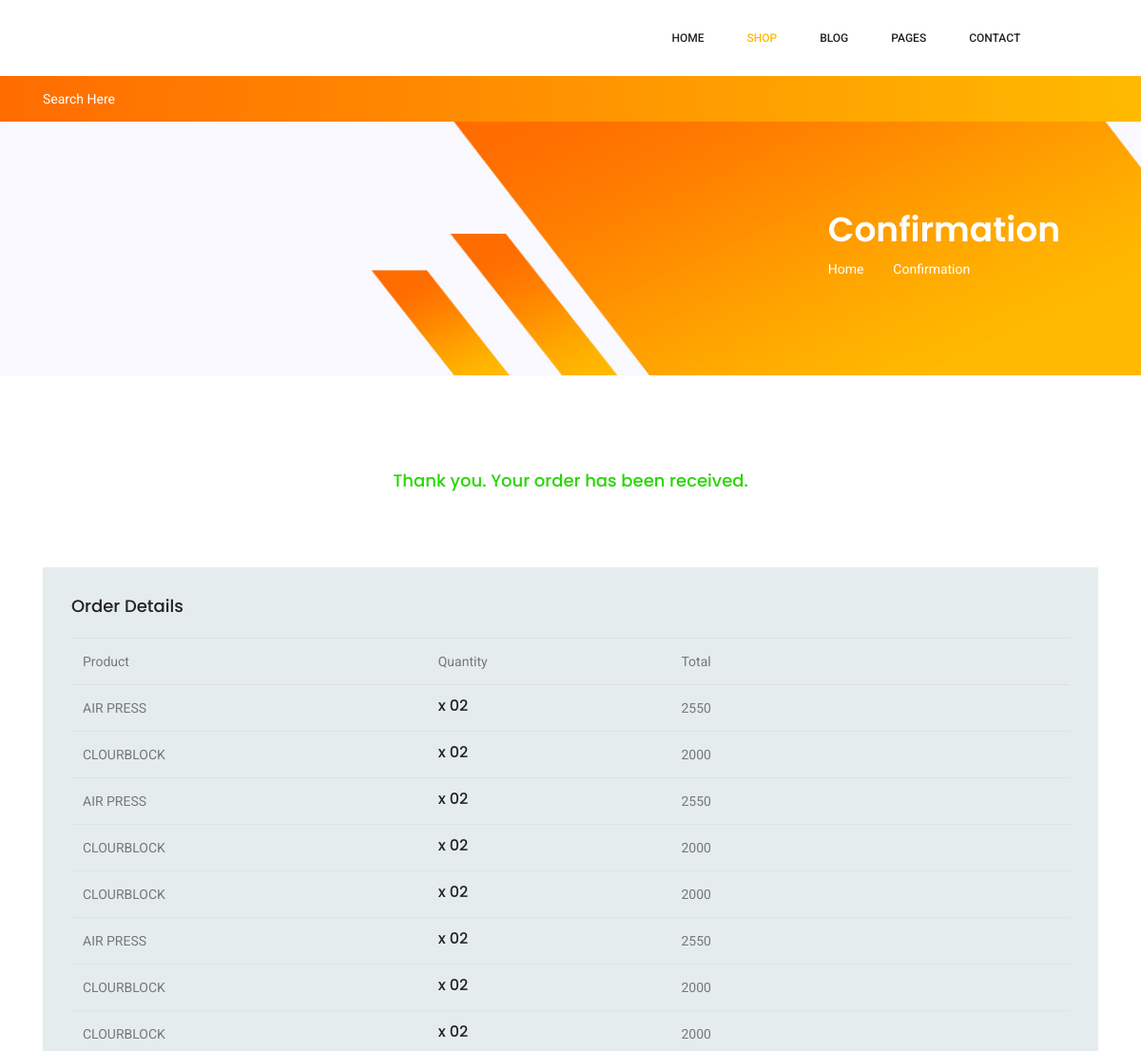
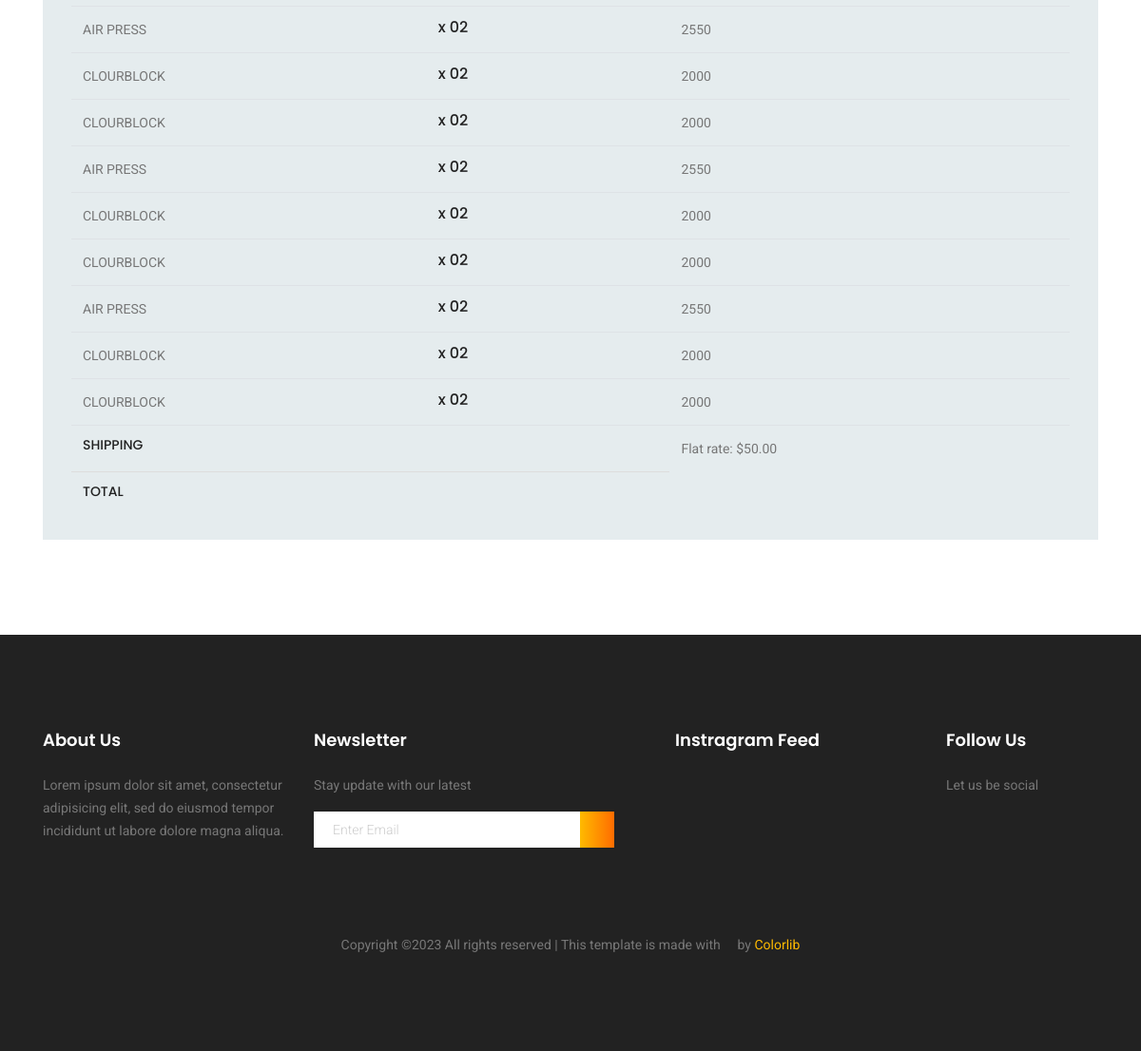
Page /confirmOrder on the committed database (2 pictures, top to bottom).
### app1/models.py (models this page shows)
class Order(models.Model):
        email=models.CharField(max_length=20)
        name=models.CharField(max_length=20)
        address = models.CharField(max_length=100)
        city=models.CharField(max_length=20)
        state=models.CharField(max_length=20)
        zip=models.CharField(max_length=20)
        products=models.CharField(max_length=20,default="Null")
        price=models.IntegerField(default=0)

### app1/views.py (the view)
# urls.py: path('confirmOrder',confirmations,name='confirmOrder')
def confirmations(request):
    order = Order.objects.all()
    return render(request, 'confirmation.html', {'order_entries': order})

### templates/confirmation.html (shortened to what this page needs)
<!DOCTYPE html>
<html lang="zxx" class="no-js">
<head>
		{% load static %}
		<link rel="stylesheet" href="{% static 'linearicons.css' %}">
		<link rel="stylesheet" href="{% static 'owl.carousel.css' %}">
		<link rel="stylesheet" href="{% static 'themify-icons.css' %}">
		<link rel="stylesheet" href="{% static 'font-awesome.min.css' %}">
		<link rel="stylesheet" href="{% static 'nice-select.css' %}">
		<link rel="stylesheet" href="{% static 'nouislider.min.css' %}">
		<link rel="stylesheet" href="{% static 'bootstrap.css' %}">
		<link rel="stylesheet" href="{% static 'main.css' %}">
</head>
<body>
	<header class="header_area sticky-header">
		<div class="main_menu">
			<nav class="navbar navbar-expand-lg navbar-light main_box">
				<div class="container">
					<div class="collapse navbar-collapse offset" id="navbarSupportedContent">
						<ul class="nav navbar-nav menu_nav ml-auto">
							<li class="nav-item"><a class="nav-link" href="index.html">Home</a></li>
							<li class="nav-item submenu dropdown active">
								<a href="#" class="nav-link dropdown-toggle" data-toggle="dropdown" role="button" aria-haspopup="true"
								 aria-expanded="false">Shop</a>
							</li>
							<li class="nav-item submenu dropdown">
								<a href="#" class="nav-link dropdown-toggle" data-toggle="dropdown" role="button" aria-haspopup="true"
								 aria-expanded="false">Blog</a>
							</li>
							<li class="nav-item submenu dropdown">
								<a href="#" class="nav-link dropdown-toggle" data-toggle="dropdown" role="button" aria-haspopup="true"
								 aria-expanded="false">Pages</a>
							</li>
							<li class="nav-item"><a class="nav-link" href="contact.html">Contact</a></li>
						</ul>
						<ul class="nav navbar-nav navbar-right">
							<li class="nav-item"><a href="#" class="cart"><span class="ti-bag"></span></a></li>
							<li class="nav-item">
								<button class="search"><span class="lnr lnr-magnifier" id="search"></span></button>
							</li>
						</ul>
					</div>
				</div>
			</nav>
		</div>
		<div class="search_input" id="search_input_box">
			<div class="container">
				<form class="d-flex justify-content-between">
					<input type="text" class="form-control" id="search_input" placeholder="Search Here">
					<span class="lnr lnr-cross" id="close_search" title="Close Search"></span>
				</form>
			</div>
		</div>
	</header>
	<section class="banner-area organic-breadcrumb">
		<div class="container">
			<div class="breadcrumb-banner d-flex flex-wrap align-items-center justify-content-end">
				<div class="col-first">
					<h1>Confirmation</h1>
					<nav class="d-flex align-items-center">
						<a href="index.html">Home<span class="lnr lnr-arrow-right"></span></a>
						<a href="category.html">Confirmation</a>
					</nav>
				</div>
			</div>
		</div>
	</section>
	<section class="order_details section_gap">
		<div class="container">
			<h3 class="title_confirmation">Thank you. Your order has been received.</h3>
			<div class="order_details_table">
				<h2>Order Details</h2>
				<div class="table-responsive">
					<table class="table">
						<thead>
							<tr>
								<th scope="col">Product</th>
								<th scope="col">Quantity</th>
								<th scope="col">Total</th>
							</tr>
						</thead>
						<tbody>
							{% for order in order_entries%}
							<tr>
								<td>
									<p>{{order.products}}</p>
								</td>
								<td>
									<h5>x 02</h5>
								</td>
								<td>
									<p>{{ order.price }}</p>
								</td>
							</tr>
							{% endfor %}
							<tr>
								<td>
									<h4>Shipping</h4>
								</td>
								<td>
								</td>
								<td>
									<p>Flat rate: $50.00</p>
								</td>
							</tr>
							<tr>
								<td>
									<h4>Total</h4>
								</td>
								<td>
								</td>
							</tr>
						</tbody>
					</table>
				</div>
			</div>
		</div>
	</section>
	<footer class="footer-area section_gap">
		<div class="container">
			<div class="row">
				<div class="col-lg-3  col-md-6 col-sm-6">
					<div class="single-footer-widget">
						<h6>About Us</h6>
						<p>
							Lorem ipsum dolor sit amet, consectetur adipisicing elit, sed do eiusmod tempor incididunt ut labore dolore
							magna aliqua.
						</p>
					</div>
				</div>
				<div class="col-lg-4  col-md-6 col-sm-6">
					<div class="single-footer-widget">
						<h6>Newsletter</h6>
						<p>Stay update with our latest</p>
						<div class="" id="mc_embed_signup">
							<form target="_blank" novalidate="true" action="https://spondonit.us12.list-manage.com/subscribe/post?u=1462626880ade1ac87bd9c93a&amp;id=92a4423d01"
							 method="get" class="form-inline">
								<div class="d-flex flex-row">
									<input class="form-control" name="EMAIL" placeholder="Enter Email" onfocus="this.placeholder = ''" onblur="this.placeholder = 'Enter Email '"
									 required="" type="email">
									<button class="click-btn btn btn-default"><i class="fa fa-long-arrow-right" aria-hidden="true"></i></button>
								</div>
							</form>
						</div>
					</div>
				</div>
				<div class="col-lg-3  col-md-6 col-sm-6">
					<div class="single-footer-widget mail-chimp">
						<h6 class="mb-20">Instragram Feed</h6>
						<ul class="instafeed d-flex flex-wrap">
							<li><img src="img/i1.jpg" alt=""></li>
							<li><img src="img/i2.jpg" alt=""></li>
							<li><img src="img/i3.jpg" alt=""></li>
							<li><img src="img/i4.jpg" alt=""></li>
							<li><img src="img/i5.jpg" alt=""></li>
							<li><img src="img/i6.jpg" alt=""></li>
							<li><img src="img/i7.jpg" alt=""></li>
							<li><img src="img/i8.jpg" alt=""></li>
						</ul>
					</div>
				</div>
				<div class="col-lg-2 col-md-6 col-sm-6">
					<div class="single-footer-widget">
						<h6>Follow Us</h6>
						<p>Let us be social</p>
						<div class="footer-social d-flex align-items-center">
							<a href="#"><i class="fa fa-facebook"></i></a>
							<a href="#"><i class="fa fa-twitter"></i></a>
							<a href="#"><i class="fa fa-dribbble"></i></a>
							<a href="#"><i class="fa fa-behance"></i></a>
						</div>
					</div>
				</div>
			</div>
			<div class="footer-bottom d-flex justify-content-center align-items-center flex-wrap">
				<p class="footer-text m-0">
Copyright &copy;<script>document.write(new Date().getFullYear());</script> All rights reserved | This template is made with <i class="fa fa-heart-o" aria-hidden="true"></i> by <a href="https://colorlib.com" target="_blank">Colorlib</a>
</p>
			</div>
		</div>
	</footer>
</body>
</html>

### rows in the picture
Order: products "AIR PRESS", price "2550"
Order: products "CLOURBLOCK", price "2000"
Order: products "AIR PRESS", price "2550"
Order: products "CLOURBLOCK", price "2000"
Order: products "CLOURBLOCK", price "2000"
Order: products "AIR PRESS", price "2550"
Order: products "CLOURBLOCK", price "2000"
Order: products "CLOURBLOCK", price "2000"
Order: products "AIR PRESS", price "2550"
Order: products "CLOURBLOCK", price "2000"
Order: products "CLOURBLOCK", price "2000"
Order: products "AIR PRESS", price "2550"
Order: products "CLOURBLOCK", price "2000"
Order: products "CLOURBLOCK", price "2000"
Order: products "AIR PRESS", price "2550"
Order: products "CLOURBLOCK", price "2000"
Order: products "CLOURBLOCK", price "2000"
